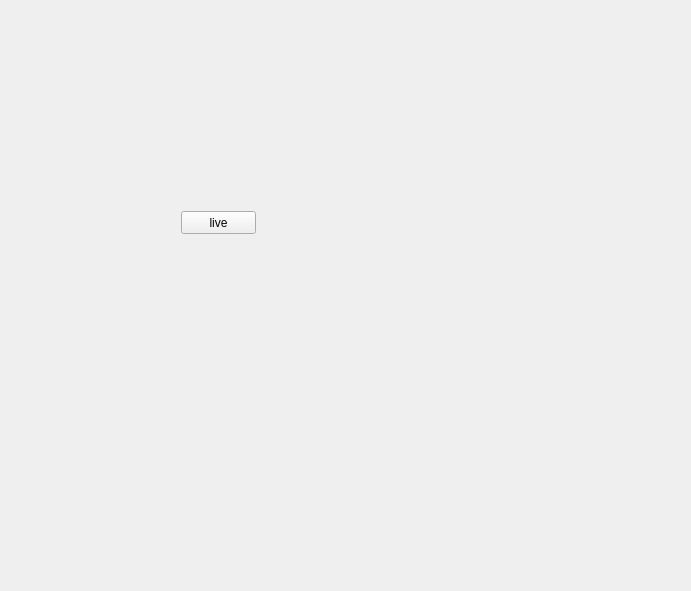
<?xml version="1.0" encoding="UTF-8"?>
<ui version="4.0">
 <class>Form</class>
 <widget class="QWidget" name="Form">
  <property name="geometry">
   <rect>
    <x>0</x>
    <y>0</y>
    <width>691</width>
    <height>591</height>
   </rect>
  </property>
  <property name="windowTitle">
   <string>Form</string>
  </property>
  <layout class="QGridLayout" name="gridLayout">
   <item row="0" column="0">
    <widget class="QWidget" name="widget" native="true">
     <widget class="QPushButton" name="pushButton">
      <property name="geometry">
       <rect>
        <x>170</x>
        <y>200</y>
        <width>75</width>
        <height>23</height>
       </rect>
      </property>
      <property name="text">
       <string>live</string>
      </property>
     </widget>
    </widget>
   </item>
  </layout>
 </widget>
 <resources/>
 <connections/>
</ui>
